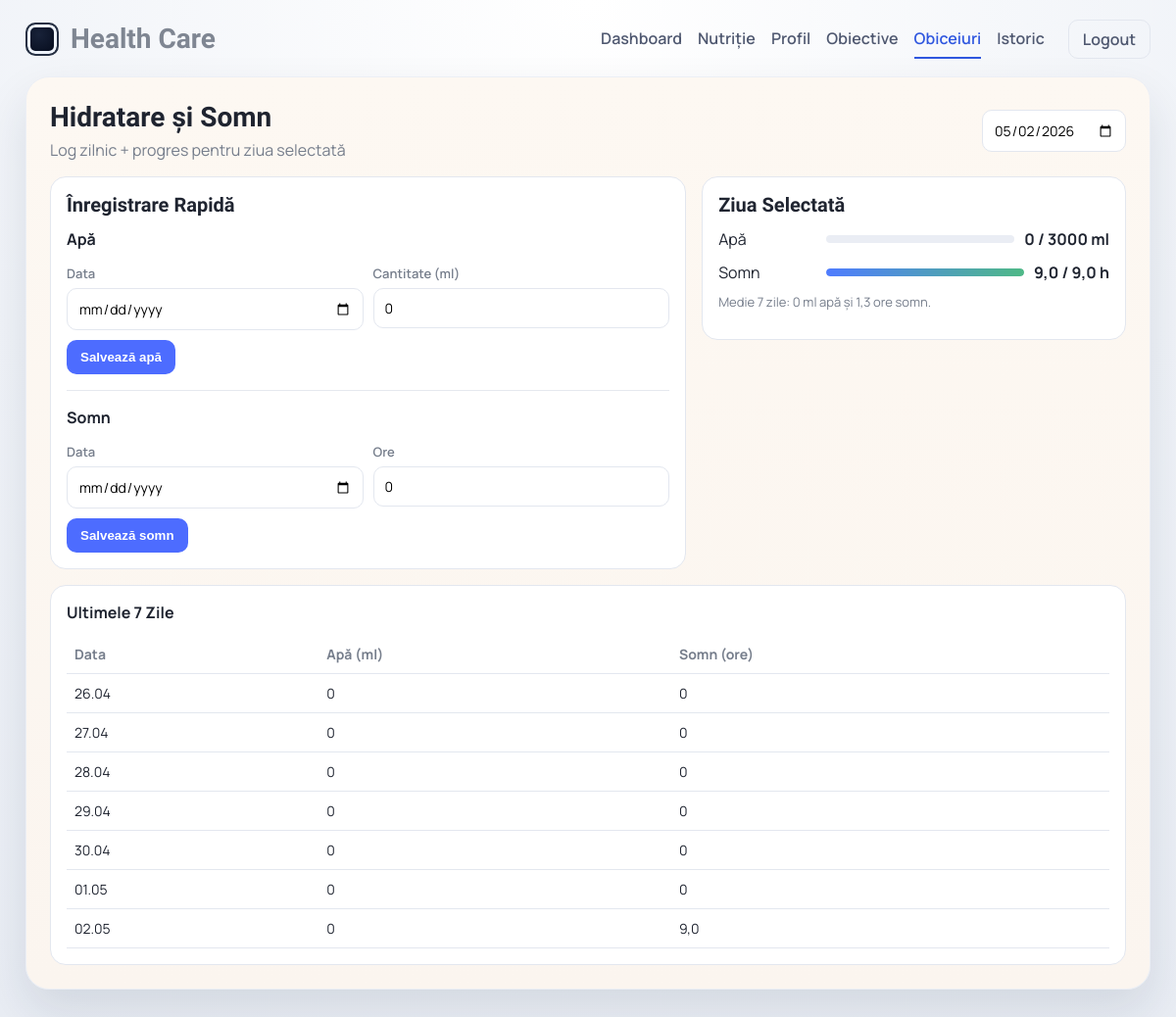
Screenshot of /habits/ (signed in) with the database file from the repository.
### pages/models.py (models this page shows, shortened)
class Goal(models.Model):
    user = models.OneToOneField(settings.AUTH_USER_MODEL, on_delete=models.CASCADE, related_name="goal")
    target_weight_kg = models.DecimalField(max_digits=5, decimal_places=1, null=True, blank=True)
    target_bmi = models.DecimalField(max_digits=4, decimal_places=1, null=True, blank=True)
    water_goal_ml = models.PositiveSmallIntegerField(default=2000)
    sleep_goal_hours = models.DecimalField(max_digits=3, decimal_places=1, default=8)
    activity_goal_percent = models.PositiveSmallIntegerField(default=60)

class SleepLog(models.Model):
    user = models.ForeignKey(settings.AUTH_USER_MODEL, on_delete=models.CASCADE, related_name="sleep_logs")
    date = models.DateField()
    hours = models.DecimalField(max_digits=3, decimal_places=1, default=0)
    class Meta:
        ordering = ["-date"]
        unique_together = ("user", "date")

### pages/views.py (the view, shortened to what this page needs)
# urls.py: path("habits/", views.habits_page, name="habits"),
@login_required
def habits_page(request):
    selected_date = _parse_selected_date(request)
    water_form = WaterLogForm(initial={"date": selected_date})
    sleep_form = SleepLogForm(initial={"date": selected_date})
    goal, _ = Goal.objects.get_or_create(user=request.user)
    selected_water = WaterLog.objects.filter(user=request.user, date=selected_date).first()
    selected_sleep = SleepLog.objects.filter(user=request.user, date=selected_date).first()
    week_dates = [selected_date - timedelta(days=i) for i in range(6, -1, -1)]
    water_logs = WaterLog.objects.filter(user=request.user, date__range=(week_dates[0], week_dates[-1]))
    sleep_logs = SleepLog.objects.filter(user=request.user, date__range=(week_dates[0], week_dates[-1]))
    water_by_date = {entry.date: entry.amount_ml for entry in water_logs}
    sleep_by_date = {entry.date: entry.hours for entry in sleep_logs}
    weekly_series = []
    for date_item in week_dates:
        weekly_series.append(
            {
                "label": date_item.strftime("%d.%m"),
                "water": water_by_date.get(date_item, 0),
                "sleep": sleep_by_date.get(date_item, Decimal("0")),
            }
        )
    total_water = sum(item["water"] for item in weekly_series)
    total_sleep = sum((item["sleep"] for item in weekly_series), Decimal("0"))
    water_avg = round(total_water / 7) if weekly_series else 0
    sleep_avg = (total_sleep / Decimal("7")).quantize(Decimal("0.1")) if weekly_series else Decimal("0")
    context = {
        "selected_date": selected_date,
        "selected_date_iso": selected_date.isoformat(),
        "water_form": water_form,
        "sleep_form": sleep_form,
        "goal": goal,
        "selected": {
            "water": selected_water.amount_ml if selected_water else 0,
            "sleep": selected_sleep.hours if selected_sleep else Decimal("0"),
        },
        "weekly_series": weekly_series,
        "weekly_avg": {"water": water_avg, "sleep": sleep_avg},
        "progress": {
            "water": _goal_percent(selected_water.amount_ml if selected_water else 0, goal.water_goal_ml),
            "sleep": _goal_percent(selected_sleep.hours if selected_sleep else Decimal("0"), goal.sleep_goal_hours),
        },
    }
    return render(request, "pages/habits.html", context)

### pages/forms.py (shortened to what this page needs)
class WaterLogForm(forms.ModelForm):
    class Meta:
        model = WaterLog
        fields = ["date", "amount_ml"]
        widgets = {
            "date": forms.DateInput(attrs={"class": "mini-input", "type": "date"}),
            "amount_ml": forms.NumberInput(attrs={"class": "mini-input", "placeholder": "Apă băută (ml)", "min": 0, "max": 7000}),
        }

class SleepLogForm(forms.ModelForm):
    class Meta:
        model = SleepLog
        fields = ["date", "hours"]
        widgets = {
            "date": forms.DateInput(attrs={"class": "mini-input", "type": "date"}),
            "hours": forms.NumberInput(attrs={"class": "mini-input", "placeholder": "Ore de somn", "min": 0, "max": 24, "step": 0.1}),
        }

### pages/views.py (called while the page is built)
def _parse_selected_date(request):
    raw = request.GET.get("date") or request.POST.get("date")
    if not raw:
        return timezone.localdate()
    try:
        return datetime.strptime(raw, "%Y-%m-%d").date()
    except ValueError:
        return timezone.localdate()

def _goal_percent(value, goal):
    if goal in (0, Decimal("0")):
        return 0
    percent = (Decimal(value) / Decimal(goal)) * 100
    return int(min(100, max(0, round(percent))))

### pages/templates/pages/habits.html (shortened to what this page needs)
<!DOCTYPE html>
<html lang="ro">
  <head>
    {% load static %}
    <link rel="stylesheet" href="{% static 'pages/css/portal.css' %}?v=20260419-1742" />
  </head>
  <body>
    <div class="page">
      <header class="topbar">
        <a href="{% url 'dashboard' %}" class="brand">
          <span class="brand-mark" aria-hidden="true"></span>
          <span class="brand-text">Health Care</span>
        </a>
        <nav class="menu">
          <a href="{% url 'dashboard' %}">Dashboard</a>
          <a href="{% url 'nutrition' %}">Nutriție</a>
          <a href="{% url 'profile' %}">Profil</a>
          <a href="{% url 'goals' %}">Obiective</a>
          <a href="{% url 'habits' %}" class="active">Obiceiuri</a>
          <a href="{% url 'history' %}">Istoric</a>
          <a href="{% url 'logout' %}" class="logout">Logout</a>
        </nav>
      </header>
      <section class="shell">
        <div class="header-row">
          <div>
            <h1>Hidratare și Somn</h1>
            <p>Log zilnic + progres pentru ziua selectată</p>
          </div>
          <form method="get">
            <input type="date" name="date" value="{{ selected_date_iso }}" onchange="this.form.submit()" />
          </form>
        </div>
        <div class="grid-2">
          <article class="card">
            <h2>Înregistrare Rapidă</h2>
            <form method="post" novalidate>
              <h3>Apă</h3>
              <div class="form-grid">
                <label><span>Data</span>{{ water_form.date }}</label>
                <label><span>Cantitate (ml)</span>{{ water_form.amount_ml }}</label>
              </div>
              <div class="btn-row">
                <button type="submit">Salvează apă</button>
              </div>
            </form>
            <hr style="border:none;border-top:1px solid #e5e8ef;margin:16px 0;" />
            <form method="post" novalidate>
              <h3>Somn</h3>
              <div class="form-grid">
                <label><span>Data</span>{{ sleep_form.date }}</label>
                <label><span>Ore</span>{{ sleep_form.hours }}</label>
              </div>
              <div class="btn-row">
                <button type="submit">Salvează somn</button>
              </div>
            </form>
          </article>
          <article class="card">
            <h2>Ziua Selectată</h2>
            <div class="stack">
              <div class="bar-row">
                <span>Apă</span>
                <div class="progress"><i style="width: {{ progress.water }}%"></i></div>
                <strong>{{ selected.water }} / {{ goal.water_goal_ml }} ml</strong>
              </div>
              <div class="bar-row">
                <span>Somn</span>
                <div class="progress"><i style="width: {{ progress.sleep }}%"></i></div>
                <strong>{{ selected.sleep }} / {{ goal.sleep_goal_hours }} h</strong>
              </div>
            </div>
            <p class="helper" style="margin-top:10px;">Medie 7 zile: {{ weekly_avg.water }} ml apă și {{ weekly_avg.sleep }} ore somn.</p>
          </article>
        </div>
        <article class="card" style="margin-top:16px;">
          <h3>Ultimele 7 Zile</h3>
          <div class="table-wrap">
            <table>
              <thead>
                <tr>
                  <th>Data</th>
                  <th>Apă (ml)</th>
                  <th>Somn (ore)</th>
                </tr>
              </thead>
              <tbody>
                {% for item in weekly_series %}
                  <tr>
                    <td>{{ item.label }}</td>
                    <td>{{ item.water }}</td>
                    <td>{{ item.sleep }}</td>
                  </tr>
                {% endfor %}
              </tbody>
            </table>
          </div>
        </article>
      </section>
    </div>
  </body>
</html>

### pages/static/pages/css/portal.css (style rules this page uses)
:root { --bg: #edf0f7; --shell: #fdf8f2; --card: #ffffff; --ink: #1f2430; --muted: #757d8b; --line: #e3e7ef; --accent: #4d6cff; --accent-dark: #1f2330; --success: #4fb987; --danger: #f26a6a; --shadow: 0 22px 48px rgba(20, 32, 66, 0.11); }
* { box-sizing: border-box; }
body { margin: 0; font-family: "Manrope", sans-serif; color: var(--ink); background: radial-gradient(circle at top, #ffffff 0%, #f0f3f8 56%, #e9edf4 100%); }
.page { min-height: 100vh; padding: 20px 26px 28px; display: flex; flex-direction: column; }
.topbar { display: flex; align-items: center; justify-content: space-between; gap: 18px; margin-bottom: 18px; }
.brand { display: flex; align-items: center; gap: 12px; text-decoration: none; }
.brand-mark { width: 34px; height: 34px; border-radius: 10px; border: 2px solid #263043; background: radial-gradient(circle at 40% 35%, #182239 0%, #0a1123 70%); box-shadow: inset 0 0 0 3px #eef3fb; }
.brand-text { font-family: "Sora", sans-serif; font-size: 28px; color: #7f8692; font-weight: 600; line-height: 1; }
.menu { display: flex; align-items: center; gap: 16px; flex-wrap: wrap; }
.menu a { text-decoration: none; color: #4f5870; font-weight: 600; padding: 8px 0; border-bottom: 2px solid transparent; }
.menu a.active { color: #2f57df; border-color: #2f57df; }
.menu a.logout { margin-left: 8px; padding: 8px 14px; border-radius: 10px; border: 1px solid var(--line); }
.shell { background: linear-gradient(180deg, #fdf8f2 0%, #fbf5ef 100%); border-radius: 24px; box-shadow: var(--shadow); border: 1px solid #eceff5; padding: 24px; flex: 1; min-height: calc(100vh - 110px); }
.header-row { display: flex; justify-content: space-between; align-items: center; margin-bottom: 16px; }
.header-row h1 { margin: 0; font-family: "Sora", sans-serif; font-size: 28px; }
.header-row p { margin: 6px 0 0; color: var(--muted); }
.grid-2 { display: grid; grid-template-columns: minmax(0, 1.35fr) minmax(0, 0.9fr); gap: 16px; align-items: start; }
.card { background: var(--card); border: 1px solid var(--line); border-radius: 16px; padding: 16px; height: fit-content; }
.card h2 { margin: 0 0 12px; font-size: 20px; font-family: "Sora", sans-serif; }
.card h3 { margin: 0 0 12px; font-size: 16px; }
form { margin: 0; }
.form-grid { display: grid; grid-template-columns: repeat(2, 1fr); gap: 10px; }
label span { display: inline-block; margin-bottom: 6px; color: var(--muted); font-size: 13px; font-weight: 600; }
input, select, textarea, .panel-input, .mini-input, .food-input { width: 100%; border: 1px solid var(--line); border-radius: 10px; background: #fff; padding: 10px 11px; font-family: inherit; font-size: 14px; }
button, .btn { border: none; border-radius: 10px; background: var(--accent); color: #fff; padding: 10px 14px; font-weight: 700; cursor: pointer; }
.btn-row { margin-top: 10px; display: flex; gap: 8px; flex-wrap: wrap; }
.table-wrap { overflow: auto; }
table { width: 100%; border-collapse: collapse; min-width: 560px; }
th, td { text-align: left; padding: 10px 8px; border-bottom: 1px solid var(--line); font-size: 14px; }
th { color: var(--muted); font-weight: 700; }
.progress { height: 8px; border-radius: 999px; background: #eaedf4; overflow: hidden; }
.progress i { display: block; height: 100%; border-radius: inherit; background: linear-gradient(90deg, #4f7cff, #4fb987); }
.stack { display: grid; gap: 12px; }
.bar-row { display: grid; grid-template-columns: 100px 1fr auto; align-items: center; gap: 10px; }
.helper { font-size: 13px; color: var(--muted); }

### rows the page displays
Goal: water_goal_ml "3000", sleep_goal_hours "9,0"
SleepLog: sleep "9,0", sleep "9,0"

### other values shown
{{ selected.water }} "0"
{{ weekly_avg.water }} "0"
{{ weekly_avg.sleep }} "1,3"
{{ item.label }} "26.04" "27.04" "28.04" "29.04" "30.04" "01.05" "02.05"
{{ item.water }} "0" "0" "0" "0" "0" "0" "0"
{{ item.sleep }} "0" "0" "0" "0" "0" "0"
